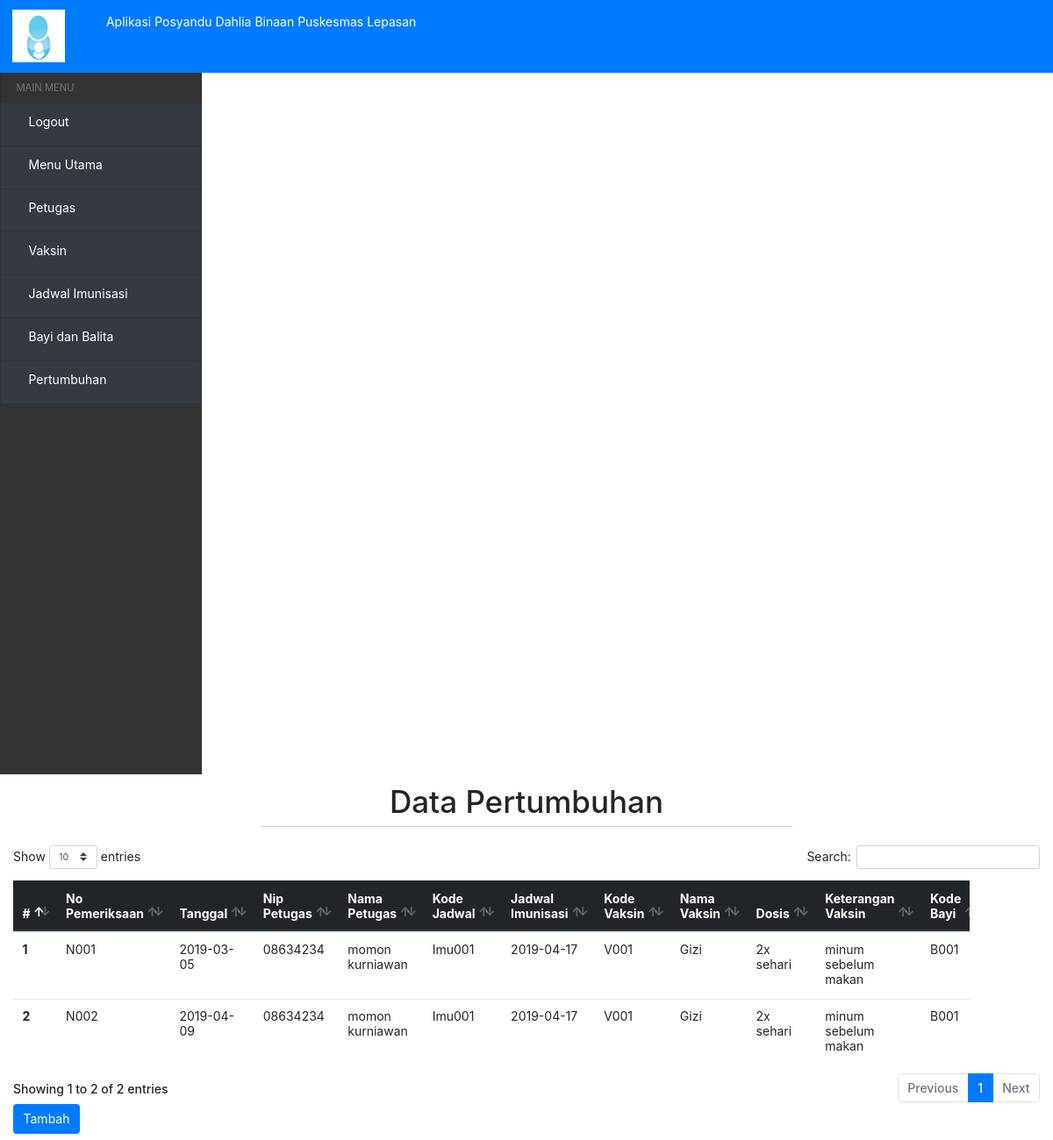
Page /?view=pertumbuhan (signed in) on the committed database.
### tables this page shows
CREATE TABLE `pertumbuhan_bayi` (
  `No_pemeriksaan` varchar(10) NOT NULL,
  `Tanggal` date NOT NULL,
  `Nip_petugas` varchar(15) NOT NULL,
  `Kode_jadwal` varchar(10) NOT NULL,
  `Kode_vaksin` varchar(10) NOT NULL,
  `Kode_bayi` varchar(10) NOT NULL,
  `umur_bayi` int(10) NOT NULL,
  `Keterangan` varchar(200) NOT NULL,
  `Keluhan` varchar(200) NOT NULL,
  `Berat_badan` int(10) NOT NULL,
  `Lingkar_kepala` int(20) NOT NULL,
  `Lebar_badan` int(20) NOT NULL,
  `Keterangan_gizi` varchar(50) NOT NULL
);

CREATE TABLE `petugas` (
  `Nip_petugas` varchar(15) NOT NULL,
  `Nama_petugas` varchar(50) NOT NULL,
  `Jabatan` varchar(20) NOT NULL,
  `Jenis_kelamin` varchar(10) NOT NULL,
  `Tempat_lahir` varchar(20) NOT NULL,
  `Tgl_lahir` date NOT NULL,
  `No_hp` varchar(12) NOT NULL,
  `alamat` varchar(50) NOT NULL
);

CREATE TABLE `Jadwal_imunisasi` (
  `Kode_imunisasi` varchar(10) NOT NULL,
  `Jadwal_imunisasi` date NOT NULL
);

CREATE TABLE `vaksin` (
  `Kode_vaksin` varchar(10) NOT NULL,
  `Nama_vaksin` varchar(20) NOT NULL,
  `Dosis` text NOT NULL,
  `Keterangan_vaksin` text NOT NULL
);

CREATE TABLE `bayi` (
  `Kode_bayi` varchar(10) NOT NULL,
  `Nama_bayi` varchar(30) NOT NULL,
  `Jekel` varchar(10) NOT NULL,
  `Tempat_lahir` varchar(20) NOT NULL,
  `Tanggal_lahir` date NOT NULL,
  `Nama_ibu` varchar(30) NOT NULL,
  `Umur_ibu` int(10) NOT NULL,
  `Agama` varchar(20) NOT NULL,
  `No_hp` varchar(15) NOT NULL,
  `Alamat` varchar(50) NOT NULL
);

### models/admin.php (called while the page is built, shortened)
<?php
class Admin
{
  private $mysqli;
  function __construct($mysqli)
  {
    $this->mysqli = $mysqli;
  }
public function showPertumbuhan(){
  $db = $this->mysqli->conn;
  $sql = "SELECT * FROM pertumbuhan_bayi
            INNER JOIN petugas ON pertumbuhan_bayi.Nip_petugas = petugas.Nip_petugas
            INNER JOIN Jadwal_imunisasi ON pertumbuhan_bayi.Kode_jadwal = Jadwal_imunisasi.Kode_imunisasi
            INNER JOIN vaksin ON pertumbuhan_bayi.Kode_vaksin = vaksin.Kode_vaksin
            INNER JOIN bayi ON pertumbuhan_bayi.Kode_bayi = bayi.Kode_bayi";
  $query = $db->query($sql);
  return $query;
}
}
?>

### view/pertumbuhan-bayi/pertumbuhan.php (the view, shortened to what this page needs)
<?php if (@$_SESSION['user']) { ?>
<div class="header-hal">
    <h1>Data Pertumbuhan</h1>
    <hr>
</div>
<div class="table-responsive" >
<table class="table table-responsive" id="table" width="1090">
  <thead class="thead-dark">
    <tr>
      <th scope="col">#</th>
      <th scope="col">No Pemeriksaan</th>
      <th scope="col">Tanggal</th>
      <th scope="col">Nip Petugas</th>
      <th scope="col">Nama Petugas</th>
      <th scope="col">Kode Jadwal</th>
      <th scope="col">Jadwal Imunisasi</th>
      <th scope="col">Kode Vaksin</th>
      <th scope="col">Nama Vaksin</th>
      <th scope="col">Dosis</th>
      <th scope="col">Keterangan Vaksin</th>
      <th scope="col">Kode Bayi</th>
    </tr>
  </thead>
  <tbody>
      <?php
      if (@$_SESSION['kode_bayi']) {
        $data = $objAdmin->showPertumbuhanPengguna($_SESSION['kode_bayi']);
      }else {
        $data = $objAdmin->showPertumbuhan();
      }
     $no = 1;
     while ($a = $data->fetch_object()) {
         ?>
    <tr>
      <th scope="row"><?= $no ?></th>
      <td><?= $a->No_pemeriksaan; ?></td>
      <td><?= $a->Tanggal; ?></td>
      <td><?= $a->Nip_petugas; ?></td>
      <td><?= $a->Nama_petugas; ?></td>
      <td><?= $a->Kode_jadwal; ?></td>
      <td><?= $a->Jadwal_imunisasi; ?></td>
      <td><?= $a->Kode_vaksin; ?></td>
      <td><?= $a->Nama_vaksin; ?></td>
      <td><?= $a->Dosis; ?></td>
      <td><?= $a->Keterangan_vaksin; ?></td>
      <td><?= $a->Kode_bayi; ?></td>
    </tr>
    <?php
     $no++;
     }
     ?>
  </tbody>
</table>
</div>
<?php if (@$_SESSION['hak_akses'] == 0) { ?>
<a href="?view=tambah-pertumbuhan">
    <button type="button" class="btn btn-primary">Tambah</button>
</a>
<?php } ?>
<?php } ?>

### assets/css/home.css (style rules this page uses)
.header-hal { width: 100%; text-align: center; margin-top: 10px; }
hr { height: 1px; border-top: 1px solid #ccc; margin: auto; width: 50%; padding: 10px; }
.view-buku th, td { text-align: left; padding: 8px; }

### index.php (style rules this page uses)
* { font-size: 14px; }

### rows in the picture
pertumbuhan_bayi: No_pemeriksaan "N001", Tanggal "2019-03-05", petugas.Nip_petugas "08634234", petugas.Nama_petugas "momon kurniawan", Kode_jadwal "Imu001", jadwal_imunisasi.Jadwal_imunisasi "2019-04-17", Kode_vaksin.Kode_vaksin "V001", Kode_vaksin.Nama_vaksin "Gizi", Kode_vaksin.Dosis "2x sehari", Kode_vaksin.Keterangan_vaksin "minum sebelum makan", Kode_bayi.Kode_bayi "B001"
pertumbuhan_bayi: No_pemeriksaan "N002", Tanggal "2019-04-09", petugas.Nip_petugas "08634234", petugas.Nama_petugas "momon kurniawan", Kode_jadwal "Imu001", jadwal_imunisasi.Jadwal_imunisasi "2019-04-17", Kode_vaksin.Kode_vaksin "V001", Kode_vaksin.Nama_vaksin "Gizi", Kode_vaksin.Dosis "2x sehari", Kode_vaksin.Keterangan_vaksin "minum sebelum makan", Kode_bayi.Kode_bayi "B001"
